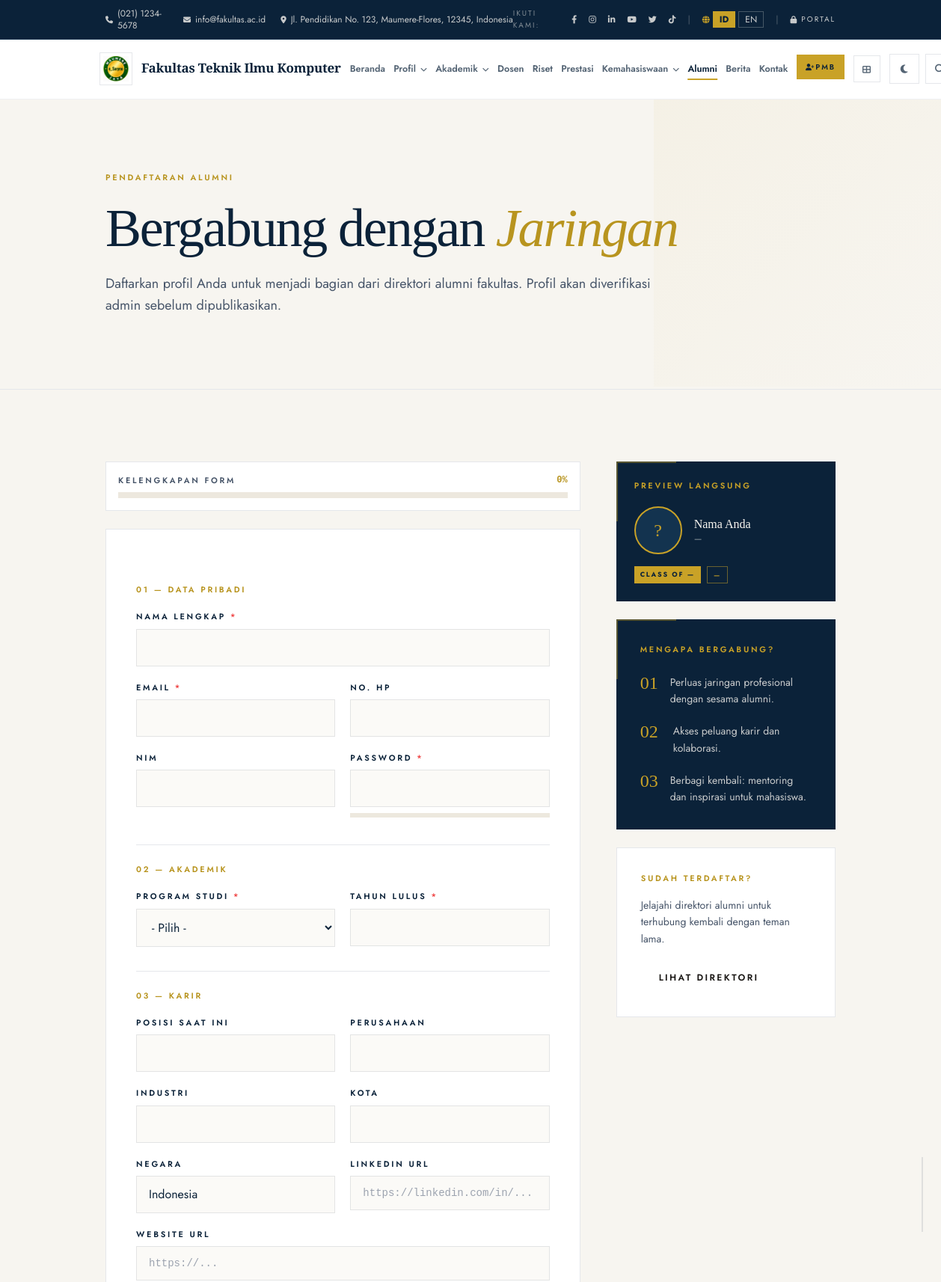
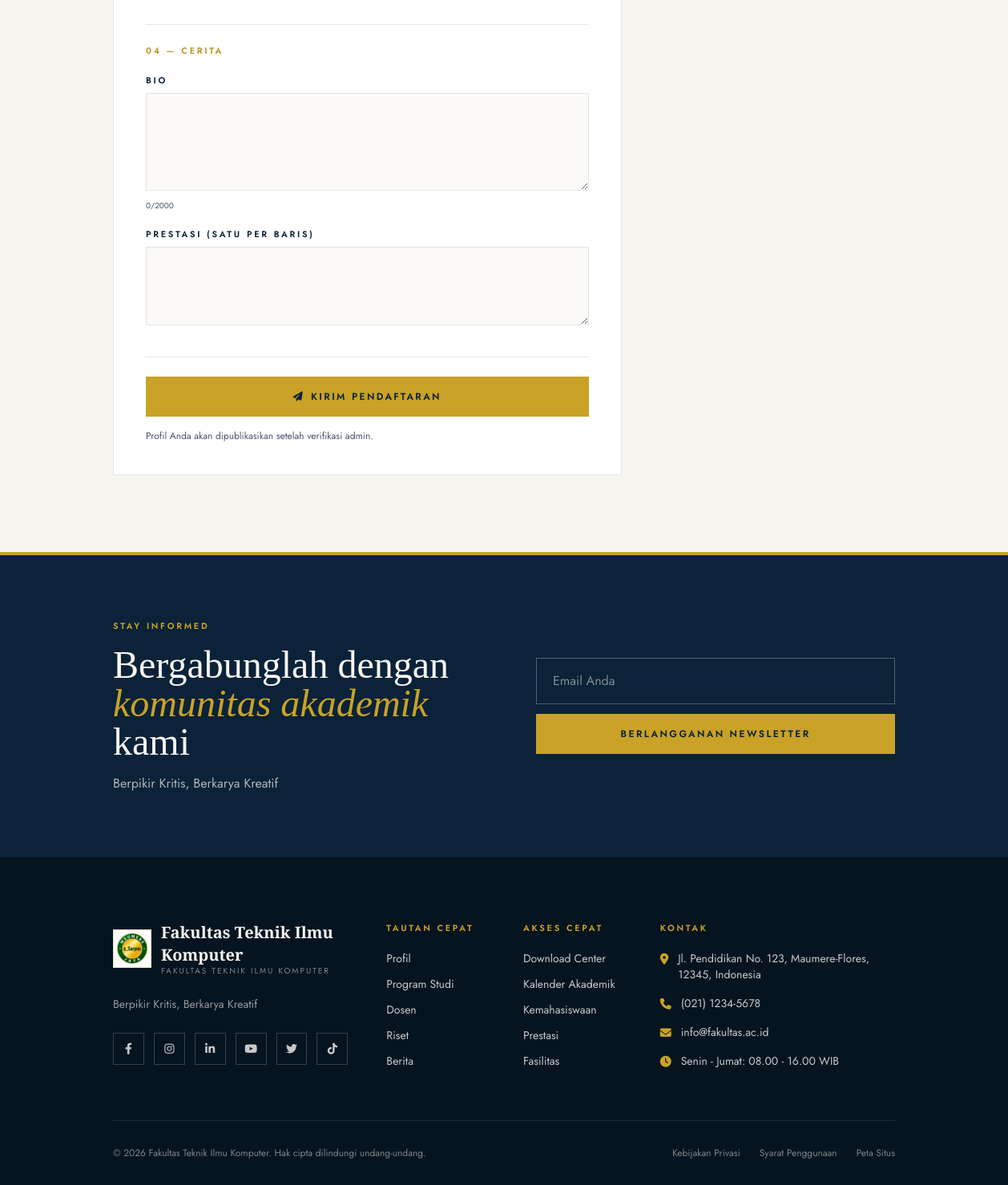
Page /index.php/alumni/register on the committed database (2 pictures, top to bottom).
### tables this page shows
CREATE TABLE `site_settings` (
  `id` int(11) NOT NULL AUTO_INCREMENT,
  `setting_key` varchar(100) NOT NULL,
  `setting_value` text,
  `setting_type` enum('text','number','image','json') DEFAULT 'text',
  `updated_at` datetime DEFAULT CURRENT_TIMESTAMP ON UPDATE CURRENT_TIMESTAMP,
  PRIMARY KEY (`id`),
  UNIQUE KEY `setting_key` (`setting_key`)
);

### application/views/frontend/alumni_register.php (the view, shortened to what the rows shown need)
<?php $EN = (get_site_lang() == 'en'); ?>
<section class="bg-ivory border-b border-gray-200 relative overflow-hidden">
    <div class="container mx-auto px-6 py-16 md:py-24 relative">
        <div class="max-w-3xl">
            <h1 class="font-serif font-light text-navy tracking-[-0.03em] leading-[1.02] text-5xl md:text-7xl">
                <?= $EN ? 'Join Our <em class="italic text-gold-muted">Network</em>' : 'Bergabung dengan <em class="italic text-gold-muted">Jaringan</em>' ?>
            </h1>
        </div>
    </div>
</section>

### application/views/templates/header.php (shortened to what the rows shown need)
<?php
$CI =& get_instance();
$app_scale      = $CI->Setting_model->get('font_scale', 'md');
$site_lang      = get_site_lang();
$EN             = ($site_lang == 'en');
$site_name      = $CI->Setting_model->get('site_name', 'Fakultas Ilmu Komputer');
$site_logo      = $CI->Setting_model->get('site_logo', '');
$contact_phone  = $CI->Setting_model->get('contact_phone', '(021) 1234-5678');
$contact_email  = $CI->Setting_model->get('contact_email', 'info@fakultas.ac.id');
$contact_address= $CI->Setting_model->get('contact_address', 'Jakarta, Indonesia');
$name_parts = preg_split('/\s*[&]\s*/', $site_name, 2);
$name_line1 = trim($name_parts[0] ?? $site_name);
?>
<!DOCTYPE html>
<html lang="<?= $site_lang ?>" class="fs-<?= html_escape($app_scale) ?>">
<head>
    <script src="https://cdn.tailwindcss.com"></script>
    <link rel="stylesheet" href="https://cdnjs.cloudflare.com/ajax/libs/font-awesome/6.4.0/css/all.min.css">
    <link rel="stylesheet" href="<?= base_url('assets/css/public.css') ?>">
</head>
<body class="bg-ivory">
<div class="bg-navy text-ivory/80 text-xs py-2.5 border-b border-navy-light">
    <div class="container mx-auto px-6 flex justify-between items-center">
        <div class="flex gap-5 items-center">
            <?php if ($contact_phone): ?>
            <a href="tel:<?= preg_replace('/[^0-9+]/', '', $contact_phone) ?>" class="hidden sm:inline-flex items-center gap-1.5 hover:text-gold transition" aria-label="<?= $EN ? 'Call us' : 'Telepon kami' ?>">
                <i class="fas fa-phone text-[10px]"></i><span><?= html_escape($contact_phone) ?></span>
            </a>
            <?php endif; ?>
            <?php if ($contact_email): ?>
            <a href="mailto:<?= html_escape($contact_email) ?>" class="hidden md:inline-flex items-center gap-1.5 hover:text-gold transition" aria-label="<?= $EN ? 'Email us' : 'Email kami' ?>">
                <i class="fas fa-envelope text-[10px]"></i><span><?= html_escape($contact_email) ?></span>
            </a>
            <?php endif; ?>
            <?php if ($contact_address): ?>
            <span class="hidden lg:inline-flex items-center gap-1.5">
                <i class="fas fa-map-marker-alt text-[10px]"></i><span class="max-w-xs truncate"><?= html_escape($contact_address) ?></span>
            </span>
            <?php endif; ?>
        </div>
    </div>
</div>
<nav id="mainNav" class="bg-white sticky top-0 z-50 transition-all duration-300 border-b border-gray-200/60" aria-label="Main navigation">
    <div class="container mx-auto px-4 xl:px-6">
        <div id="navInner" class="flex justify-between items-center gap-3 xl:gap-4 py-4 xl:py-5 transition-all duration-300">
            <a href="<?= base_url() ?>" class="brand-link flex items-center gap-3 shrink-0" title="<?= html_escape($site_name) ?>" aria-label="<?= html_escape($site_name) ?> - Home">
                <span class="brand-logo-wrap inline-flex">
                    <?php if ($site_logo): ?>
                        <img src="<?= base_url('assets/uploads/' . $site_logo) ?>" class="w-11 h-11 xl:w-12 xl:h-12 object-contain bg-white border border-gray-200 p-1" alt="Logo">
                    <?php else: ?>
                        <span class="w-11 h-11 xl:w-12 xl:h-12 bg-navy flex items-center justify-center text-ivory font-serif font-bold text-xl tracking-tight">F</span>
                    <?php endif; ?>
                </span>
                <span class="hidden lg:block leading-tight">
                    <span class="brand-name whitespace-nowrap"><?= html_escape($name_line1) ?></span>
                </span>
            </a>
        </div>
    </div>
</nav>
<main id="main-content">

### application/views/templates/footer.php (shortened to what the rows shown need)
<?php
$CI =& get_instance();
$site_logo  = $CI->Setting_model->get('site_logo', '');
$footer_tagline = $CI->Setting_model->get('footer_tagline', 'Mencetak generasi unggul dalam bidang teknologi dan ilmu komputer.');
$facebook_url = $CI->Setting_model->get('facebook_url', '#');
$instagram_url = $CI->Setting_model->get('instagram_url', '#');
$linkedin_url = $CI->Setting_model->get('linkedin_url', '#');
$youtube_url = $CI->Setting_model->get('youtube_url', '#');
$twitter_url = $CI->Setting_model->get('twitter_url', '');
$tiktok_url = $CI->Setting_model->get('tiktok_url', '');
$EN = get_site_lang() == 'en';
?>
</main>
<section class="bg-navy text-ivory py-20 border-t-4 border-gold">
    <div class="container mx-auto px-6">
        <div class="grid md:grid-cols-2 gap-12 items-center">
            <div>
                <p class="editorial-label text-gold mb-4">Stay Informed</p>
                <h2 class="font-serif text-4xl md:text-5xl font-light leading-tight mb-4">
                    <?= $EN ? 'Join our <em class="italic text-gold">academic community</em>' : 'Bergabunglah dengan <em class="italic text-gold">komunitas akademik</em> kami' ?>
                </h2>
                <p class="text-ivory/70 max-w-lg"><?= html_escape($footer_tagline) ?></p>
            </div>
        </div>
    </div>
</section>
<footer class="bg-navy-deep text-ivory/80 pt-20 pb-8">
    <div class="container mx-auto px-6">
        <div class="grid md:grid-cols-12 gap-12 pb-16 border-b border-ivory/10">
            <div class="md:col-span-4">
                <div class="flex items-center gap-3 mb-6">
                    <?php if ($site_logo): ?>
                        <img src="<?= base_url('assets/uploads/' . $site_logo) ?>" class="w-12 h-12 object-contain bg-white border border-gold/30 p-1" alt="Logo" loading="lazy">
                    <?php else: ?>
                        <div class="w-12 h-12 bg-gold text-navy flex items-center justify-center font-serif font-bold text-2xl">F</div>
                    <?php endif; ?>
                    <div class="leading-tight">
                    </div>
                </div>
                <p class="text-sm text-ivory/60 leading-relaxed mb-6 max-w-sm"><?= html_escape($footer_tagline) ?></p>
                <div class="flex gap-3">
                    <?php if ($facebook_url && $facebook_url !== '#'): ?><a href="<?= html_escape($facebook_url) ?>" target="_blank" rel="noopener" class="w-10 h-10 border border-ivory/20 flex items-center justify-center hover:bg-gold hover:border-gold hover:text-navy transition" aria-label="Facebook"><i class="fab fa-facebook-f text-sm"></i></a><?php endif; ?>
                    <?php if ($instagram_url && $instagram_url !== '#'): ?><a href="<?= html_escape($instagram_url) ?>" target="_blank" rel="noopener" class="w-10 h-10 border border-ivory/20 flex items-center justify-center hover:bg-gold hover:border-gold hover:text-navy transition" aria-label="Instagram"><i class="fab fa-instagram text-sm"></i></a><?php endif; ?>
                    <?php if ($linkedin_url && $linkedin_url !== '#'): ?><a href="<?= html_escape($linkedin_url) ?>" target="_blank" rel="noopener" class="w-10 h-10 border border-ivory/20 flex items-center justify-center hover:bg-gold hover:border-gold hover:text-navy transition" aria-label="LinkedIn"><i class="fab fa-linkedin-in text-sm"></i></a><?php endif; ?>
                    <?php if ($youtube_url && $youtube_url !== '#'): ?><a href="<?= html_escape($youtube_url) ?>" target="_blank" rel="noopener" class="w-10 h-10 border border-ivory/20 flex items-center justify-center hover:bg-gold hover:border-gold hover:text-navy transition" aria-label="YouTube"><i class="fab fa-youtube text-sm"></i></a><?php endif; ?>
                    <?php if ($twitter_url): ?><a href="<?= html_escape($twitter_url) ?>" target="_blank" rel="noopener" class="w-10 h-10 border border-ivory/20 flex items-center justify-center hover:bg-gold hover:border-gold hover:text-navy transition" aria-label="Twitter"><i class="fab fa-twitter text-sm"></i></a><?php endif; ?>
                    <?php if ($tiktok_url): ?><a href="<?= html_escape($tiktok_url) ?>" target="_blank" rel="noopener" class="w-10 h-10 border border-ivory/20 flex items-center justify-center hover:bg-gold hover:border-gold hover:text-navy transition" aria-label="TikTok"><i class="fab fa-tiktok text-sm"></i></a><?php endif; ?>
                </div>
            </div>
        </div>
    </div>
</footer>
</body>
</html>

### rows in the picture
site_settings: setting_value "(021) 1234-5678"
site_settings: setting_value "info@fakultas.ac.id"
site_settings: setting_value "Jl. Pendidikan No. 123, Maumere-Flores, 12345, Indonesia"
site_settings: setting_value (picture)
site_settings: setting_value "Fakultas Teknik Ilmu Komputer"
site_settings: setting_value "Berpikir Kritis, Berkarya Kreatif"

### other values in the picture
t('topbar_follow') "IKUTI KAMI"
t('topbar_portal') "PORTAL"
t('nav_home') "Beranda"
t('nav_profil') "Profil"
t('nav_akademik') "Akademik"
t('nav_dosen') "Dosen"
t('nav_riset') "Riset"
t('nav_prestasi') "Prestasi"
t('nav_kemahasiswaan') "Kemahasiswaan"
t('nav_berita') "Berita"
$site_name "Fakultas Teknik Ilmu Komputer"
get_site_lang() == 'en' ? site_tagline() : site_name() "FAKULTAS TEKNIK ILMU KOMPUTER"
t('footer_quick') "TAUTAN CEPAT"
t('nav_prodi') "Program Studi"
t('nav_quick') "AKSES CEPAT"
